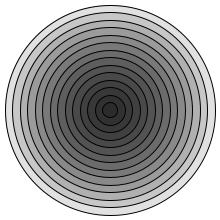
Frame 1 (no input)
Frame 60 (the mouse pressed at the canvas centre just before this capture): identical to frame 1, image omitted
Frame 120 (the mouse held since frame 60 and released just before this capture): identical to frame 1, image omitted

The Processing sketch that drew this single still picture (run headless with seeded random() and noise(); from frame 60 on, the mouse is pressed at the canvas centre):

// Processing sketch: sketch__velse1_cirkel_uge40
// ── sketch__velse1_cirkel_uge40.pde
int y = 1;
int spacing = 15;

void setup(){
size (220,220);
}

void draw (){
  background(255,255,255);
  
  stroke (255);
  
  y = 0;
  while (y < height) {
    ellipse(110, 110, y, y);
    stroke (0);
    y = y + spacing ;
    fill (0,0,0,30);
  }

}
